Frame 1 (no input): blank canvas, image omitted
Frame 60 (no input): blank canvas, image omitted
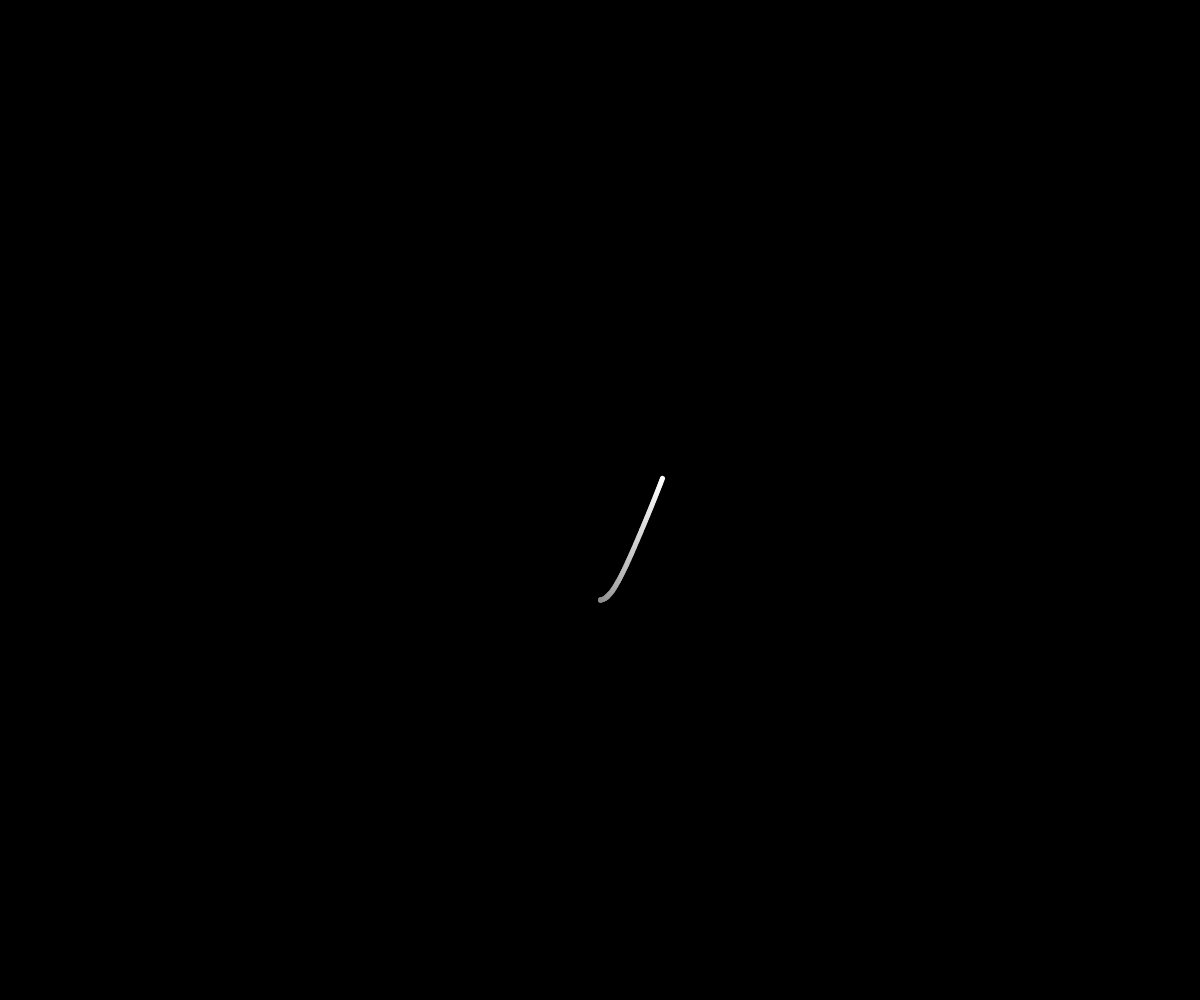
Frame 120 (the mouse pressed at the canvas centre since frame 60)

The p5.js sketch whose frames 1 and 60 were blank and that drew this single picture after the mouse press (run headless with seeded random() and noise() and a simulated clock; from frame 60 on, the mouse is pressed at the canvas centre):

// p5.js sketch
// ── sketch.js
function setup() {
  createCanvas(windowWidth, windowHeight);
  background(0);
  angleMode(DEGREES);
}

function draw() {
  background(0, 1);

  translate(width/2, height/2);

  //Step 2: make the canvas slowly rotate
  //Why should we rotate() here? If you don't know, ask your tutor.
  rotate(frameCount/4);

  let translateX = sin(frameCount) * 50;
  let translateY = cos(frameCount) * 100; 

  translate(translateX, translateY);
  noStroke();
  fill(255);
  ellipse(0, 0, 5);
}
